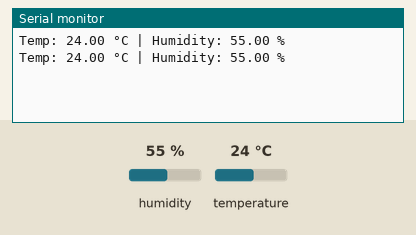
Bench run of a sketch on a simulated ESP32. Parts: the last lines printed to the serial monitor. The inputs (shaded band) are chosen by the test bench; at power-on: humidity 55 %, temperature 24 °C.

Above: at 5.8 s.
5.9 s: humidity set to 22 %
At 8.2 s:
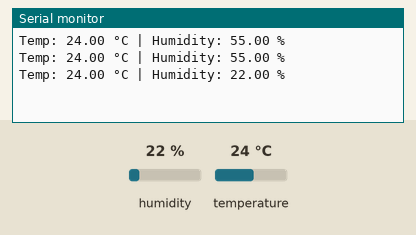
9.6 s: temperature set to 12 °C
At 10.4 s:
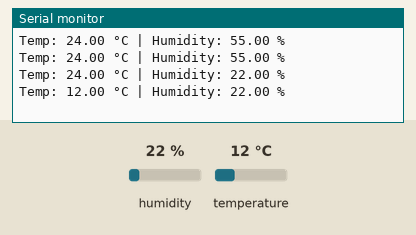
13.3 s: humidity set to 40 %
At 16.2 s:
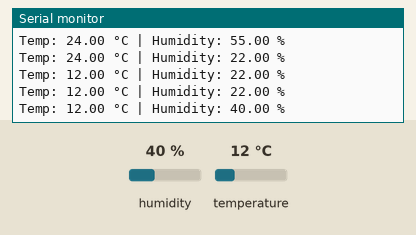
Timing chart, 0 to 17.7 s (numbered marks = the images above; inputs shaded):
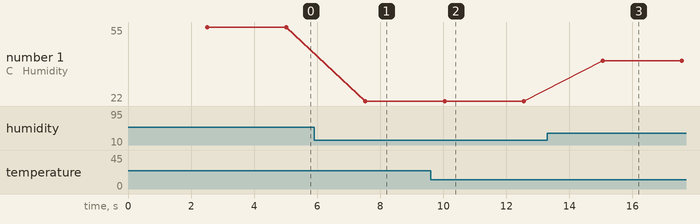

Measured:
- after the input at 5.9 s, the serial monitor: prints a new line after 1.6 s (image 1)
- after the input at 9.6 s, the serial monitor: prints a new line after 0.44 s (image 2)
- after the input at 13.3 s, the serial monitor: prints a new line after 1.8 s (image 3)
- plotted number 1: 55 → 22 after the input at 5.9 s, 22 → 40 after the input at 13.3 s

The sketch:

sketch_jan25a.ino
```cpp
#include "DHTesp.h"

DHTesp dht;

void setup() {
  Serial.begin(115200);
  dht.setup(4, DHTesp::DHT22);
}

void loop() {
  delay(2500);

  TempAndHumidity data = dht.getTempAndHumidity();

  if (isnan(data.temperature)) {
    Serial.println("DHT22 read error");
  } else {
    Serial.print("Temp: ");
    Serial.print(data.temperature);
    Serial.print(" °C | Humidity: ");
    Serial.print(data.humidity);
    Serial.println(" %");
  }
}
```
